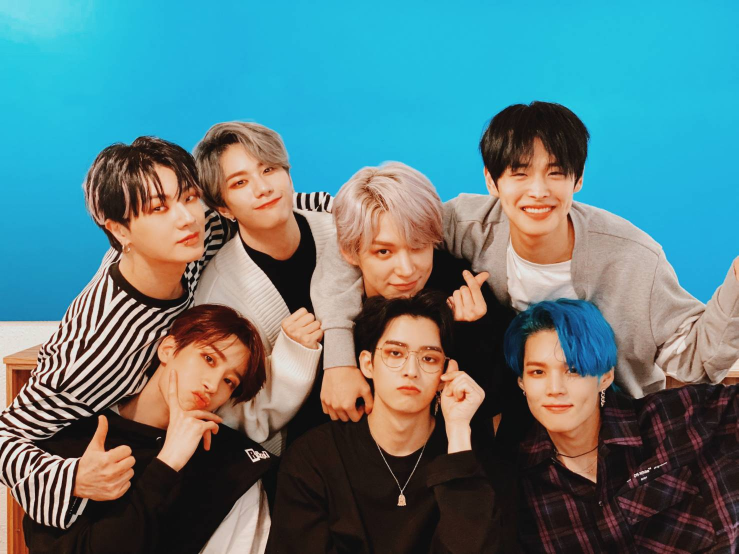
#> input picture 150420.jpg, 1477 x 1108 px (shown at 1/2 size)
$ jupyter execute multiple_faces3.ipynb
#> lines starting #> are read from the running program, lines starting #| are printed output that depends on the picture; after the words box and inside, x2 and y2 are one past the last pixel; in counts of white or black regions, pixels touching at a corner belong together
[cell 1]
import cv2
import numpy as np
from matplotlib import pyplot as plt

img = cv2.imread('150420.jpg',0)
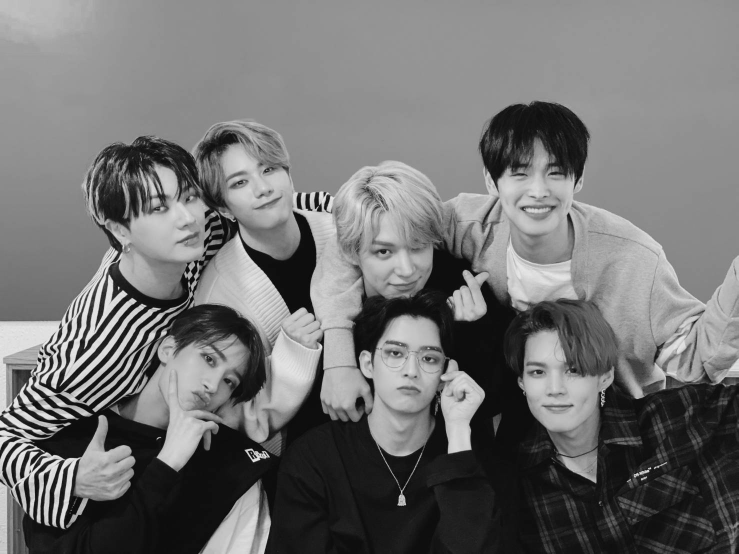
#> img: shape (1108, 1477) (shown at 1/2 size); min 0, max 253, mean 114.1
#img = cv2.resize(img,(640,480))

template = cv2.imread('150420_template.jpg',0)
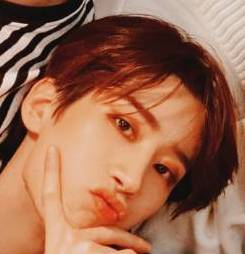
#> input picture 150420_template.jpg, 245 x 254 px
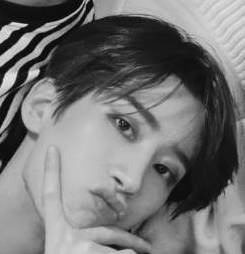
#> template: shape (254, 245); min 0, max 242, mean 116
w, h = template.shape[::-1]
#> w = 245; h = 254

#Apply template matching
res = cv2.matchTemplate(img,template,cv2.TM_CCOEFF_NORMED)
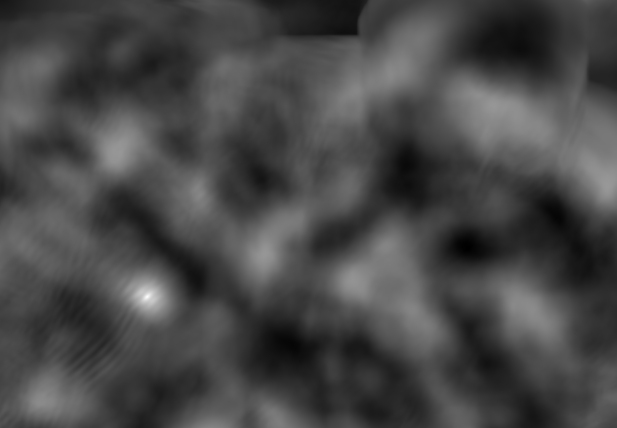
#> res: shape (855, 1233) float32 (shown at 1/2 size); min -0.449, max 0.999, mean -0.0405; drawn with min black and max white
threshold = 0.4
loc = np.where( res >= threshold)
#> loc = 3724 positions, rows 206 to 623, columns 225 to 1224
for pt in zip(*loc[::-1]):

    img=cv2.rectangle(img, pt, (pt[0] + w, pt[1] + h), (255,0,0), 2)
#> this loop made 3724 passes
#> pt on passes 1 to 3: (986, 206), (987, 206), (988, 206)
#> pass 1, `img=cv2.rectangle(img, pt, (pt[0] + w, pt[1] + h), (255,0,0), 2)`:
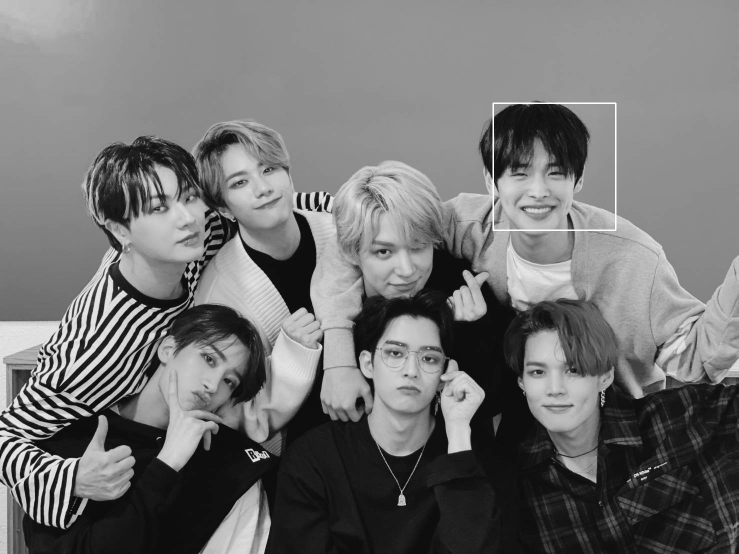
#> img: shape (1108, 1477) (shown at 1/2 size); 0.18% of pixels changed, all inside (x1, y1, x2, y2) = (985, 205, 1233, 462)
#> after the loop:
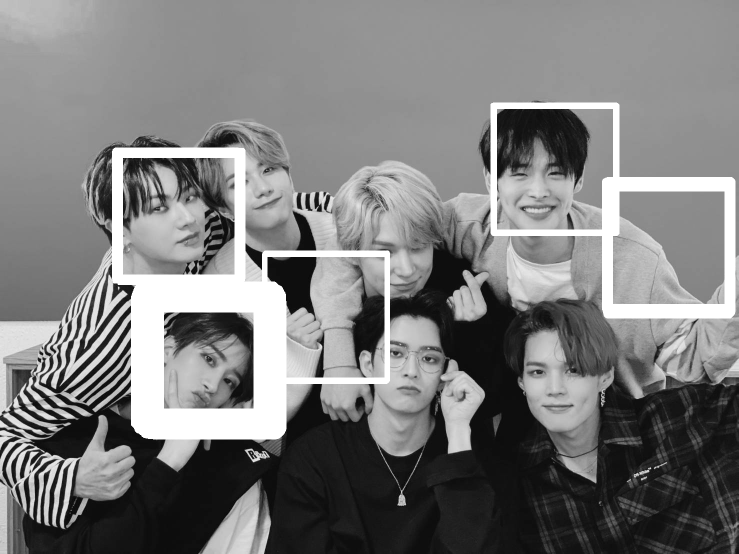
#> img: shape (1108, 1477) (shown at 1/2 size); min 0, max 255, mean 123.9

cv2.imshow('img',img)
cv2.waitKey(0)
cv2.destroyAllWindows()
